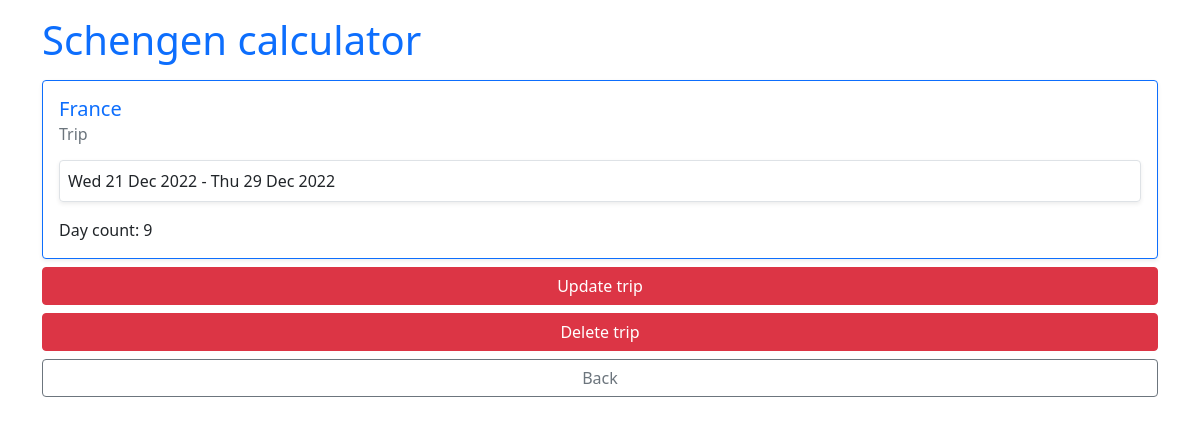
Screenshot of /trip/15 (signed in) with the database file from the repository.
### main/models.py (models this page shows, shortened)
class Trip(models.Model):
    name = models.CharField(max_length=100, default=settings.DEFAULT_NAME, null=True)
    start_date = models.DateTimeField(auto_now=False, null=False)
    end_date = models.DateTimeField(auto_now=False, null=True)
    current = models.BooleanField(null=False, default=settings.DEFAULT_CURRENT)
    day_count = models.IntegerField(null=False, default=settings.DEFAULT_DAY_COUNT)

### main/views.py (the view)
# urls.py: path('trip/<int:trip_pk>', main_views.trip_view, name='trip-view'),
@login_required()
def trip_view(request, trip_pk):
    trip = get_trip(trip_pk)
    context = {
        'trip': trip
    }
    return render(request, 'main/trip.html', context=context)

### main/utils.py (called while the page is built)
def get_trip(trip_pk):
    trip = Trip.objects.get(pk=trip_pk)
    return trip

### main/templates/main/trip.html
{% extends 'main/base.html' %} {% block content %}
<div class="container pt-3">
  <div class="h1 text-primary mb-3">Schengen calculator</div>
  <div class="card mt-2 mb-2 shadow-sm border-primary">
    <div class="card-body">
      <h5 class="card-title text-primary">{{ trip.name }}</h5>
      <h6 class="card-subtitle mb-3 text-muted">Trip</h6>
      <div class="border rounded p-2 shadow-sm mb-3">
        <span> {{ trip.start_date|date:"D d M Y" }} </span>
        -
        <span>{{ trip.end_date|date:"D d M Y" }}</span>
      </div>
      <div>Day count: {{ trip.day_count }}</div>
    </div>
  </div>
  <div class="d-grid gap-2 mb-2">
    <a
      href="{% url 'end-trip-today' trip.pk %}"
      role="button"
      class="btn btn-danger"
      >Update trip</a
    >
    <a
      href="{% url 'delete-trip' trip.pk %}"
      role="button"
      class="btn btn-danger"
      >Delete trip</a
    >
    <a href="{% url 'home' %}" role="button" class="btn btn-outline-secondary"
      >Back</a
    >
  </div>
</div>
{% endblock content %}

### rows the page displays
Trip: name "France", start_date "Wed 21 Dec 2022", end_date "Thu 29 Dec 2022", day_count "9"
